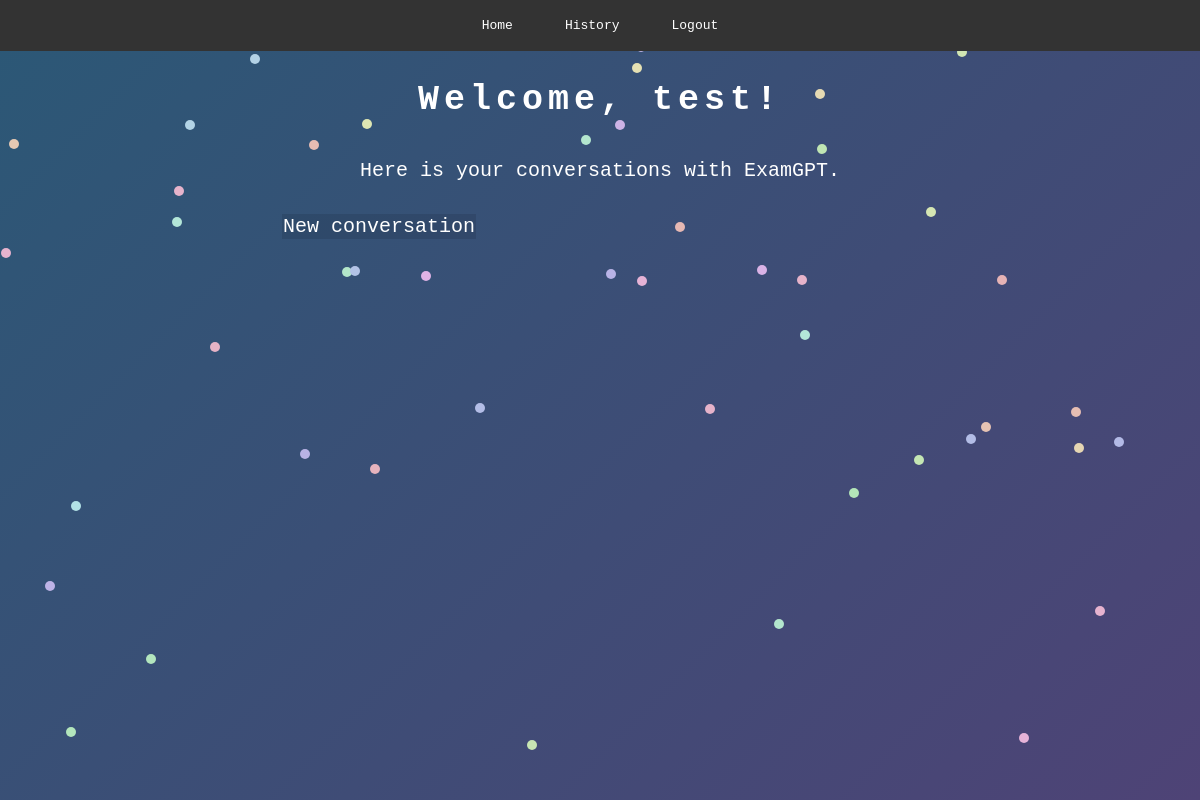
Before: /history (signed in) with the older database file.
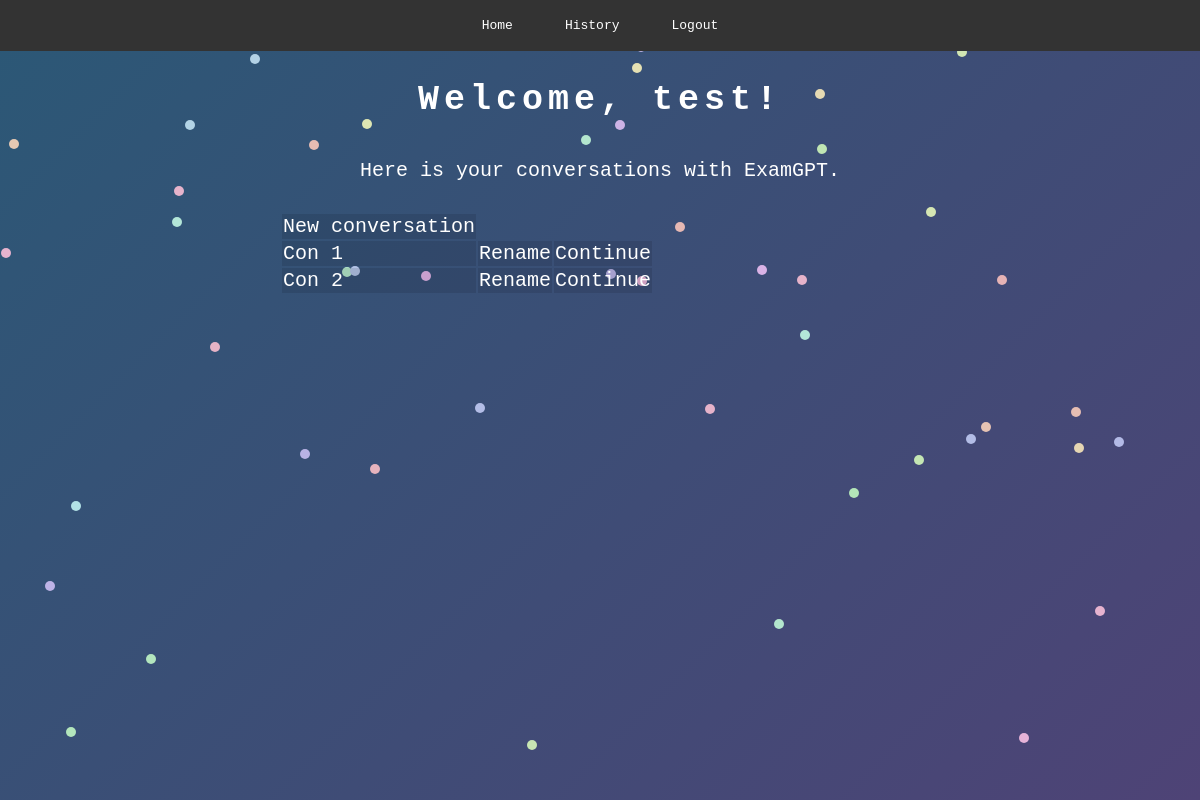
After: the same page with the newer database file.
### app/models.py (models this page shows, shortened)
class customer_data(UserMixin, db.Model):
    customer_id = db.Column(db.Integer, primary_key=True)
    email = db.Column(db.String(120), index=True, unique=True)
    password_hash = db.Column(db.String(128))
    def get_conversations(self):
        return conversation_data.query.filter_by(customer_id=self.customer_id).all()

class conversation_data(db.Model):
    conversation_id = db.Column(db.Integer, primary_key=True)
    customer_id = db.Column(db.Integer, db.ForeignKey('customer_data.customer_id'))
    conversation_name = db.Column(db.String(128))

### app/__init__.py (the view)
@app.route('/history')
@login_required
def history():
    return render_template('history2.html', email=current_user.email, conversations=current_user.get_conversations())

### app/models.py (called while the page is built)
@login.user_loader
def load_user(id):
    return customer_data.query.get(int(id))

### app/templates/history2.html (shortened to what this page needs)
<!DOCTYPE html>
<html lang="en">
<head>
    <link rel="stylesheet" href="{{ url_for('static', filename='style.css') }}" />
</head>
<body>
    <div class="background"></div>
    <nav class="navbar">
        <a href="{{ url_for('home') }}">Home</a>
        <a href="{{ url_for('history') }}">History</a>
        {% if current_user.is_anonymous %}
        <a href="{{ url_for('login') }}">Login</a>
        {% else %}
        <a href="{{ url_for('logout') }}">Logout</a>
        {% endif %}
      </nav>
    <div class="body-width">
        <section class="welcome-section">
            <h1>Welcome, {{ email }}!</h1>
            <p>Here is your conversations with ExamGPT.</p>
        </section>
        <table>
            <tr class="login-container"><td>New conversation</td></tr>
            {% for c in conversations%}
            <tr class="login-container">
                <td>{{c['conversation_name']}}</td>
                <td>Rename</td>
                <td>Continue</td>
            </tr>
            {% endfor %}
        </table>
    </div>
</body>
</html>

### app/static/style.css (style rules this page uses)
* { font-family: monospace; font-weight: 500; }
body { display: flex; flex-direction: column; align-items: center; margin: 0; z-index: 2; overflow: hidden; margin-bottom: 50px; }
.navbar { display: flex; background-color: #333; padding: 10px; justify-content: center; width: 100%; margin: 0; z-index: 2; }
.navbar a { color: white; text-decoration: none; margin: 0 10px; padding: 8px 16px; border-radius: 5px; z-index: 2; }
.body-width { width: fit-content; z-index: 2; }
.login-container { background-color: rgba(0, 0, 0, 0.1); border-radius: 10px; max-width: 500px; box-sizing: border-box; padding: 20px; font-size: 20px; margin: 0 auto; color: white; }
.welcome-section { display: flex; flex-direction: column; align-items: center; text-align: center; margin-bottom: 20px; z-index: 2; color: white; font-family: monospace; }
.welcome-section h1 { font-weight: 700; font-size: 35px; letter-spacing: 5px; }
.welcome-section p { font-weight: 500; font-size: 20px; margin: 10px 80px; }
.background { position: fixed; top: 0; left: 0; width: 100%; height: 100%; background: linear-gradient(135deg, #2b5876, #4e4376); z-index: 0; }

Changed rows visible on the page:
added conversation_data: conversation_name "Con 1"
added conversation_data: conversation_name "Con 2"
